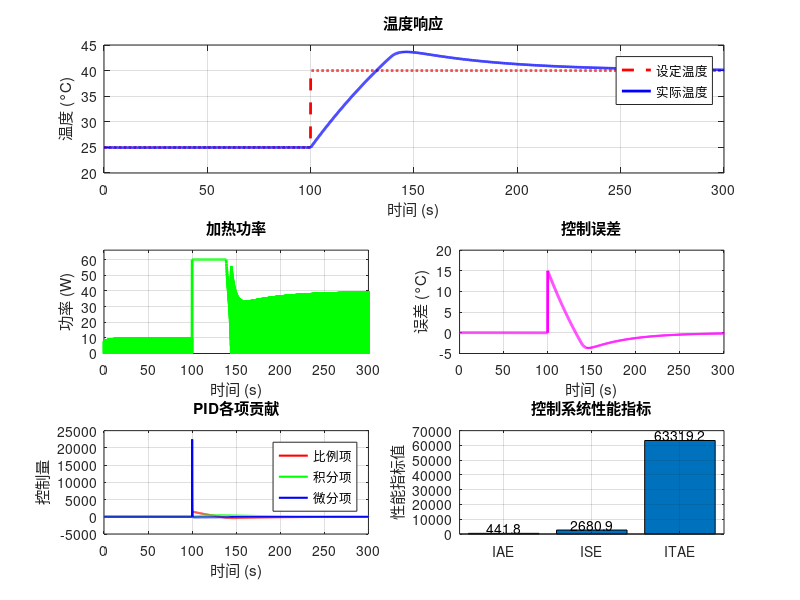

This figure's MATLAB source:
%% 理想密闭环境温度控制系统仿真
% 被控对象：环境温度
% 执行器：陶瓷加热片（功率输入）
% 控制器：一阶PID

clear; clc; close all;

%% 系统参数设置
% 环境热力学参数
C = 100;       % 环境热容 (J/°C)
R = 1;        % 热阻 (°C/W)
T_out = 20;     % 外界环境温度 (°C)
T0 = 25;        % 初始环境温度 (°C)

% 陶瓷加热片参数
P_max = 60;   % 加热片最大功率 (W)
P_min = 0;      % 加热片最小功率 (W)

% 控制器参数（一阶PID）
Kp = 100;        % 比例增益
Ki = 2;         % 积分增益
Kd = 300;       % 微分增益
tau_d = 0.1;    % 微分时间常数

% 仿真参数
T_sim = 300;    % 总仿真时间 (s)
dt = 0.1;       % 采样时间 (s)
t = 0:dt:T_sim; % 时间向量
N = length(t);  % 仿真步数

%% 系统初始化
% 状态变量初始化
T = zeros(1, N);        % 环境温度
T(1) = T0;              % 初始温度
P_heat = zeros(1, N);   % 加热功率
e = zeros(1, N);        % 误差
e_int = 0;              % 误差积分
e_deriv = 0;            % 误差微分
e_deriv_filt = 0;       % 滤波后的误差微分

% 设定点（温度参考轨迹）
T_setpoint = zeros(1, N);
% 阶跃响应测试：在100秒时从25°C切换到40°C
T_setpoint(1:find(t>=100,1)) = 25;
T_setpoint(find(t>=100,1):end) = 40;

%% 主仿真循环
for k = 1:N-1
    % 计算当前误差
    e(k) = T_setpoint(k) - T(k);
    
    % PID控制器计算（一阶微分滤波）
    % 比例项
    P_term = Kp * e(k);
    
    % 积分项（防止积分饱和）
    e_int = e_int + e(k) * dt;
    I_term = Ki * e_int;
    
    % 微分项（一阶滤波）
    if k > 1
        e_deriv = (e(k) - e(k-1)) / dt;
    end
    e_deriv_filt = e_deriv_filt + (e_deriv - e_deriv_filt) * dt / (tau_d + dt);
    D_term = Kd * e_deriv_filt;
    
    % 总控制输出
    u = P_term + I_term + D_term;
    
    % 功率限制
    P_heat(k) = max(min(u, P_max), P_min);
    
    % 系统动力学：能量平衡方程
    % C * dT/dt = P_heat - (T - T_out)/R
    dT_dt = (P_heat(k) - (T(k) - T_out)/R) / C;
    T(k+1) = T(k) + dT_dt * dt;
end

% 最后一步的控制计算
e(N) = T_setpoint(N) - T(N);
P_heat(N) = P_heat(N-1);

%% 结果可视化
figure('Position', [100, 100, 1200, 800]);

% 子图1：温度响应
subplot(3,2,[1,2]);
plot(t, T_setpoint, 'r--', 'LineWidth', 2, 'DisplayName', '设定温度');
hold on;
plot(t, T, 'b-', 'LineWidth', 2, 'DisplayName', '实际温度');
grid on;
xlabel('时间 (s)');
ylabel('温度 (°C)');
title('温度响应');
legend('Location', 'best');
ylim([20, 45]);

% 子图2：加热功率
subplot(3,2,3);
plot(t, P_heat, 'g-', 'LineWidth', 2);
grid on;
xlabel('时间 (s)');
ylabel('功率 (W)');
title('加热功率');
ylim([0, P_max*1.1]);

% 子图3：控制误差
subplot(3,2,4);
plot(t, e, 'm-', 'LineWidth', 2);
grid on;
xlabel('时间 (s)');
ylabel('误差 (°C)');
title('控制误差');

% 子图4：PID各项贡献
subplot(3,2,5);
P_terms = Kp * e;
I_terms = Ki * cumtrapz(e) * dt;
D_terms = zeros(1, N);
for k = 2:N
    e_deriv_temp = (e(k) - e(k-1)) / dt;
    if k == 2
        D_terms(k) = Kd * e_deriv_temp;
    else
        D_terms(k) = D_terms(k-1) + (e_deriv_temp - D_terms(k-1)/Kd) * dt / (tau_d + dt) * Kd;
    end
end

plot(t, P_terms, 'r-', 'LineWidth', 1.5, 'DisplayName', '比例项');
hold on;
plot(t, I_terms, 'g-', 'LineWidth', 1.5, 'DisplayName', '积分项');
plot(t, D_terms, 'b-', 'LineWidth', 1.5, 'DisplayName', '微分项');
grid on;
xlabel('时间 (s)');
ylabel('控制量');
title('PID各项贡献');
legend;

% 子图6：性能指标
subplot(3,2,6);
% 计算性能指标
IAE = trapz(t, abs(e));     % 绝对误差积分
ISE = trapz(t, e.^2);      % 平方误差积分
ITAE = trapz(t, t.*abs(e)); % 时间加权绝对误差积分

performance_data = [IAE, ISE, ITAE];
performance_labels = {'IAE', 'ISE', 'ITAE'};
bar(performance_data);
set(gca, 'XTickLabel', performance_labels);
ylabel('性能指标值');
title('控制系统性能指标');
grid on;

% 在图中显示数值
for i = 1:length(performance_data)
    text(i, performance_data(i), sprintf('%.1f', performance_data(i)), ...
         'HorizontalAlignment', 'center', 'VerticalAlignment', 'bottom');
end

%% 系统阶跃响应分析
% 在稳定后分析系统性能
settling_index = find(t >= 200, 1);  % 200秒后系统基本稳定
steady_state_error = mean(e(settling_index:end));
overshoot = max(T) - T_setpoint(end);
if overshoot < 0
    overshoot = 0;
end

% 计算调节时间（进入±2%误差带的时间）
target_range = 0.02 * (T_setpoint(end) - T_setpoint(1));
settling_time_index = find(abs(T - T_setpoint(end)) <= target_range, 1);
if ~isempty(settling_time_index)
    settling_time = t(settling_time_index) - 100;  % 从设定点变化开始计算
else
    settling_time = T_sim;
end

fprintf('=== 系统性能分析 ===\n');
fprintf('稳态误差: %.3f °C\n', steady_state_error);
fprintf('超调量: %.3f °C\n', overshoot);
fprintf('调节时间: %.1f 秒\n', settling_time);
fprintf('IAE: %.1f\n', IAE);
fprintf('ISE: %.1f\n', ISE);
fprintf('ITAE: %.1f\n', ITAE);

%% 参数敏感性分析（可选）
% 分析不同PID参数对系统性能的影响
if false  % 设置为true运行参数分析
    figure('Position', [100, 100, 1000, 600]);
    
    Kp_values = [25, 50, 100];
    colors = ['r', 'g', 'b'];
    
    for i = 1:length(Kp_values)
        % 重新仿真（简化版本）
        [T_test, ~, ~] = simulate_temperature_control(Kp_values(i), Ki, Kd, tau_d, T_sim, dt);
        
        subplot(2,1,1);
        plot(t, T_test, 'Color', colors(i), 'LineWidth', 2, ...
             'DisplayName', sprintf('Kp=%.0f', Kp_values(i)));
        hold on;
        
        subplot(2,1,2);
        plot(t, T_setpoint - T_test, 'Color', colors(i), 'LineWidth', 2, ...
             'DisplayName', sprintf('Kp=%.0f', Kp_values(i)));
        hold on;
    end
    
    subplot(2,1,1);
    plot(t, T_setpoint, 'k--', 'LineWidth', 2, 'DisplayName', '设定值');
    grid on; legend; title('不同Kp值的温度响应'); ylabel('温度 (°C)');
    
    subplot(2,1,2);
    grid on; legend; title('不同Kp值的控制误差'); ylabel('误差 (°C)'); xlabel('时间 (s)');
end

%% 辅助函数：参数化仿真
function [T, P_heat, e] = simulate_temperature_control(Kp, Ki, Kd, tau_d, T_sim, dt)
    % 简化的仿真函数，用于参数分析
    
    % 固定系统参数
    C = 1000; R = 0.1; T_out = 20; T0 = 25;
    P_max = 1000; P_min = 0;
    
    t = 0:dt:T_sim;
    N = length(t);
    
    T = zeros(1, N); T(1) = T0;
    P_heat = zeros(1, N);
    e = zeros(1, N);
    
    e_int = 0; e_deriv_filt = 0;
    
    % 设定点
    T_setpoint = 25 * ones(1, N);
    T_setpoint(t >= 100) = 40;
    
    for k = 1:N-1
        e(k) = T_setpoint(k) - T(k);
        
        % PID控制
        P_term = Kp * e(k);
        e_int = e_int + e(k) * dt;
        I_term = Ki * e_int;
        
        if k > 1
            e_deriv = (e(k) - e(k-1)) / dt;
            e_deriv_filt = e_deriv_filt + (e_deriv - e_deriv_filt) * dt / (tau_d + dt);
        end
        D_term = Kd * e_deriv_filt;
        
        u = P_term + I_term + D_term;
        P_heat(k) = max(min(u, P_max), P_min);
        
        dT_dt = (P_heat(k) - (T(k) - T_out)/R) / C;
        T(k+1) = T(k) + dT_dt * dt;
    end
    
    e(N) = T_setpoint(N) - T(N);
    P_heat(N) = P_heat(N-1);
end
